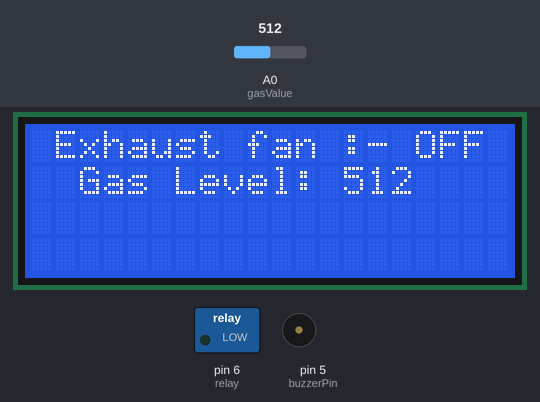
Bench run of a sketch on a simulated Arduino Uno, built with avr-gcc and run on an emulated ATmega328P. Parts: 20×4 character LCD, switched loads named in the sketch (green lamp = pin HIGH), buzzer (waves = sounding, pin HIGH). The test bench sets the inputs (shaded band); at power-on: A0 (gasValue) = 512. The modem accepts every AT command (registered, SIM ready, sends succeed) and sends nothing else; what the sketch prints to the serial monitor is not drawn.

Above: at 3.2 s.
At 4.3 s:
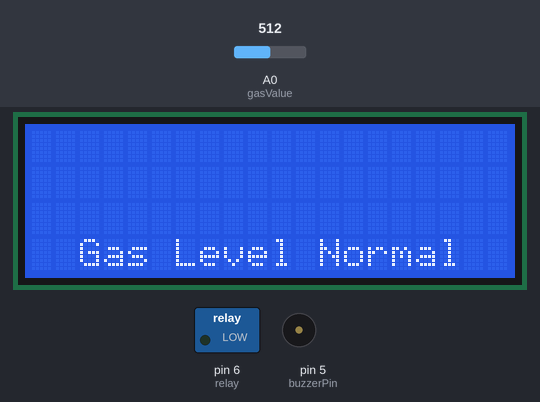
4.4 s: A0 (gasValue) set to 688
At 5.8 s:
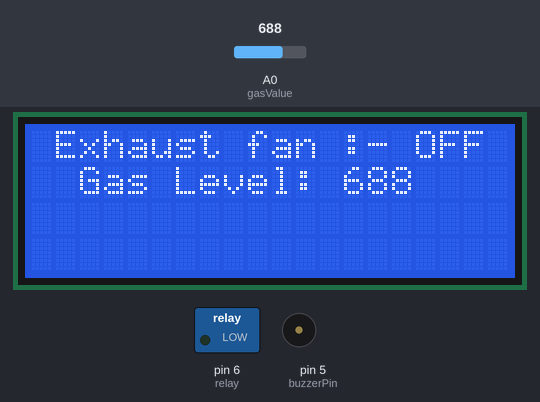
7.7 s: A0 (gasValue) set to 714
At 10.3 s:
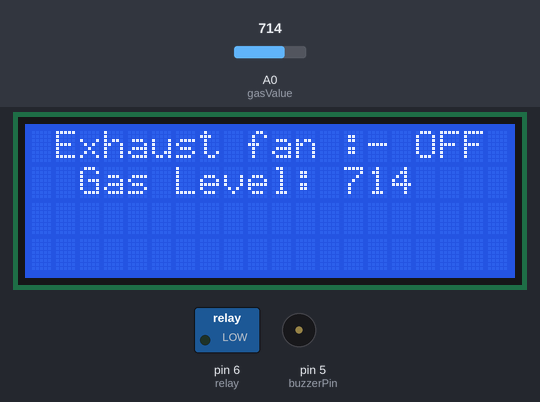
10.8 s: A0 (gasValue) set to 690
At 15.2 s:
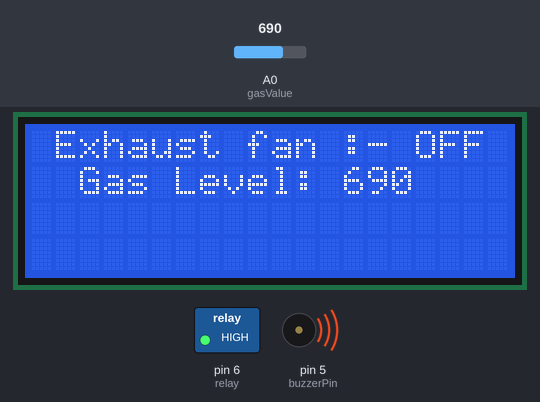
Timing chart, 0 to 18.1 s (numbered marks = the images above; inputs shaded):
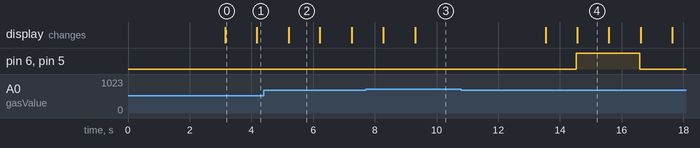

Measured:
- after the input at 4.4 s, the display: changes after 0.80 s (image 2)
- after the input at 7.7 s, the display: first differs from a run without the input after 1.6 s (image 3)
- after the input at 10.8 s, the display: first differs from a run without the input after 3.8 s (image 4)
- what the display in image 0 shows lasts 1.1 s, from 3.1 s to 4.2 s

The sketch:

_Leakage_Detector_Using_MQ135_And_Gsm_Based_Project__With_16.ino
```cpp
#include <Wire.h>
#include <LiquidCrystal_I2C.h>
LiquidCrystal_I2C lcd(0x27, 20, 4);
#include <SoftwareSerial.h>

SoftwareSerial mySerial(9,8);

int gasValue = A0;
int data = 0;
int relay = 6;
int pir_Status;
int buzzerPin = 5;

void setup()
{
randomSeed(analogRead(0));
mySerial.begin(9600);
Serial.begin(9600);
 lcd.init();
 lcd.backlight();
pinMode(gasValue, INPUT);
pinMode(relay, OUTPUT);
pinMode(buzzerPin, OUTPUT);
lcd.setCursor(2,0);
lcd.print ("WELCOME TO  ");
lcd.setCursor(2,1);
lcd.print ("JUSTDOELECTRONICS");
lcd.setCursor(6,2);
lcd.print ("DESIGN By :-");
lcd.setCursor(6,3);
lcd.print ("PRATEEK");
delay(3000);
lcd.clear();
}

void loop(){
data = analogRead(gasValue);

Serial.print("Gas Level: ");
Serial.println(data);
lcd.clear();
lcd.setCursor(1,0);
lcd.print ("Exhaust fan :- OFF");
lcd.setCursor(2,1);
lcd.print("Gas Level: ");
lcd.print(data);
delay(1000);

if ( data > 700)
{
SendMessage();
Serial.print("Gas detect alarm");
lcd.clear();
lcd.setCursor(1,0);
lcd.print ("Exhaust fan :- ON");
lcd.setCursor(2,2);
lcd.print("Gas Level Exceed");
lcd.setCursor(2,3);
lcd.print("SMS Sent");
delay(1000);
 digitalWrite(buzzerPin, HIGH);
 digitalWrite(relay, HIGH);

}
else
{

Serial.print("Gas Level Low");
lcd.clear();
lcd.setCursor(2,3);
lcd.print("Gas Level Normal");
delay(1000);
digitalWrite(buzzerPin, LOW);
 digitalWrite(relay, LOW);

}

//lcd.clear();
}

void SendMessage()
{
Serial.println("I am in send");
mySerial.println("AT+CMGF=1");
delay(1000);
mySerial.println("AT+CMGS=\"+918830584864\"\r");
delay(1000);
mySerial.println("Excess Gas Detected. Open Windows");
delay(100);
mySerial.println((char)26);
delay(1000);
}
```
